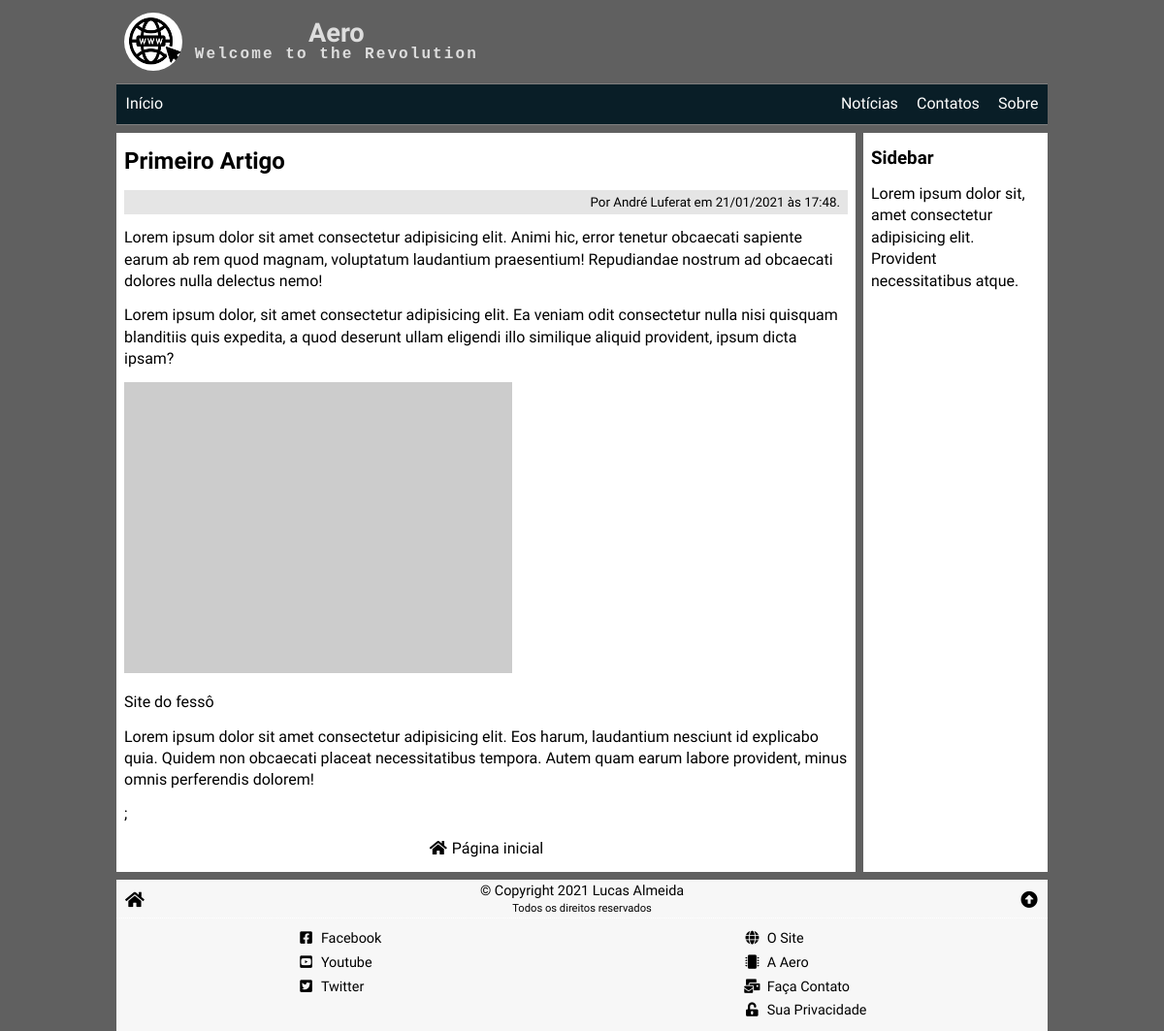
Page /view.php?id=1 on the committed database.
### tables this page shows
CREATE TABLE articles (
    art_id INT NOT NULL PRIMARY KEY AUTO_INCREMENT,
    date TIMESTAMP DEFAULT CURRENT_TIMESTAMP,
    image VARCHAR(255) NOT NULL,
    title VARCHAR(127) NOT NULL,
    preview VARCHAR(255) NOT NULL,
    content LONGTEXT NOT NULL,
    author INT NOT NULL,
    status ENUM ('ativo', 'inativo') DEFAULT 'ativo'
);

CREATE TABLE authors (
    aut_id INT NOT NULL PRIMARY KEY AUTO_INCREMENT,
    aut_date TIMESTAMP DEFAULT CURRENT_TIMESTAMP,
    aut_avatar VARCHAR(255) NOT NULL,
    aut_name VARCHAR(127) NOT NULL,
    aut_link VARCHAR(255) NOT NULL,
    status ENUM ('ativo', 'inativo') DEFAULT 'ativo'
);

### view.php (the view, shortened to what this page needs)
<?php
require('./_config.php');
$output = '';
$id = (isset($_GET['id'])) ? intval($_GET['id']) : 0;
$sql = "
    SELECT *, DATE_FORMAT(date, '%d/%m/%Y às %H:%i') AS datebr
    FROM articles
    INNER JOIN authors ON aut_id = author
    WHERE art_id = '{$id}' AND articles.status = 'ativo'
";
$res = $conn->query($sql);
if ($res->num_rows != 1) {
    $output = '<h4>Artigo não encontrado!</h4>';
} else {
    $art = $res->fetch_assoc();
    $output .= <<<HTML
        <small class="autor-date">Por <a href="{$art['aut_link']}" target="_blank">{$art['aut_name']}</a> em {$art['datebr']}.</small>
        {$art['content']};
HTML;
}
require('./_header.php');
?>
<article>
    <h2><?php echo $art['title'] ?></h2>
    <div class="article"><?php echo $output ?></div>
    <p class="center">
        <a href="/"><i class="fas fa-fw fa-home"></i> Página inicial</a>
    </p>
</article>
<aside>
    <h3>Sidebar</h3>
    <p>Lorem ipsum dolor sit, amet consectetur adipisicing elit. Provident necessitatibus atque.</p>
</aside>
<?php
require('./_footer.php');
?>

### css/global.css (style rules this page uses)
* { box-sizing: border-box; outline: none; }
html, body { font-family: 'Grandstander', cursive; font-size: 16px; position: relative; width: 100%; height: 100%; padding: 0; margin: 0; line-height: 1.4; }
header, nav, main, article, aside, footer { display: block; }
h1, h2, h3, h4, h5, p { margin: .8rem 0; }
a { color: rgb(0, 0, 0); text-decoration: none; transition: .2s; }
body { background-attachment: fixed; background-size: cover; background-position-x: left; background-color: rgba(0, 0, 0, 0.623); }
article { background: rgb(255, 255, 255); overflow: auto; margin-top: .5rem; padding: 0 .5rem; flex: 4; }
aside { background: rgb(255, 255, 255); overflow: auto; margin-top: .5rem; padding: 0 .5rem; }
@media (min-width: 575px) { article { margin-right: .25rem; } }
@media (min-width: 575px) { aside { min-width: 190px; max-width: 190px; margin-left: .25rem; } }

### css/view.css (style rules this page uses)
.center { text-align: center; }
.autor-date { display: block; background-color: rgba(0,0,0,.1); padding: .2rem .5rem .2rem .2rem; text-align: right; }

### rows in the picture
articles: title "Primeiro Artigo", authors.aut_name "André Luferat", content "Lorem ipsum dolor sit amet consectetur adipisicing elit. Animi hic, error tenetur obcaecati sapiente earum ab rem quod magnam, voluptatum laudantium praesentium! Repudiandae nostrum ad obcaecati dolores nulla delectus nemo! Lorem ipsum dolor, sit amet consectetur adipisicing elit. Ea veniam odit consectetur nulla nisi quisquam blanditiis quis expedita, a quod deserunt ullam eligendi illo similique aliquid provident, ipsum dicta ipsam? Site do fessô Lorem ipsum dolor sit amet consectetur adipisicing elit. Eos harum, laudantium nesciunt id explicabo quia. Quidem non obcaecati placeat necessitatibus tempora. Autem quam earum labore provident, minus omnis perferendis dolorem!"

### other values in the picture
$siteName "Aero"
$siteSlogan "Welcome to the Revolution"
$art['datebr'] "21/01/2021 às 17:48"
